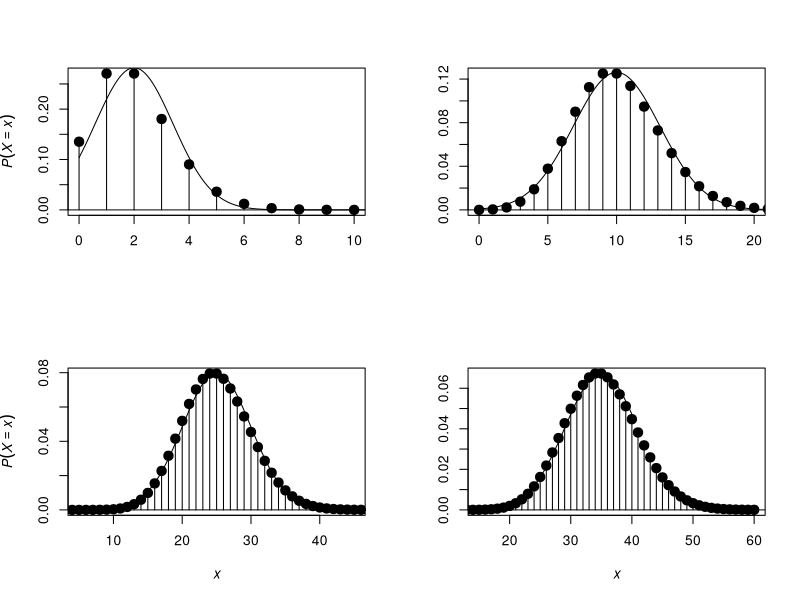

The R source for this figure:
rm(list = ls())
x <- 0 : 60 ; lambda <- c(2, 10, 25, 35)
y <- seq(0, 40, length = 501)
xl <- expression(italic(x)) ; xlabel <- c('', '', xl, xl)
yl <- expression(italic(P(X==x)))
ylabel <- c(yl, '', yl, '')
xlimit <- rbind(c(0, 10), c(0, 20), c(5, 45), c(15, 60))
par(mfrow = c(2, 2))
for(i in 1 : 4){
  plot(x, dpois(x, lambda[i]), type = 'h', xlab = xlabel[i],
  ylab = ylabel[i], xlim = xlimit[i, ]) ; abline(h = 0)
  points(x, dpois(x, lambda[i]), pch = 19, cex = 1.5)
  lines(y, dnorm(y, lambda[i], sqrt(lambda[i])))
}